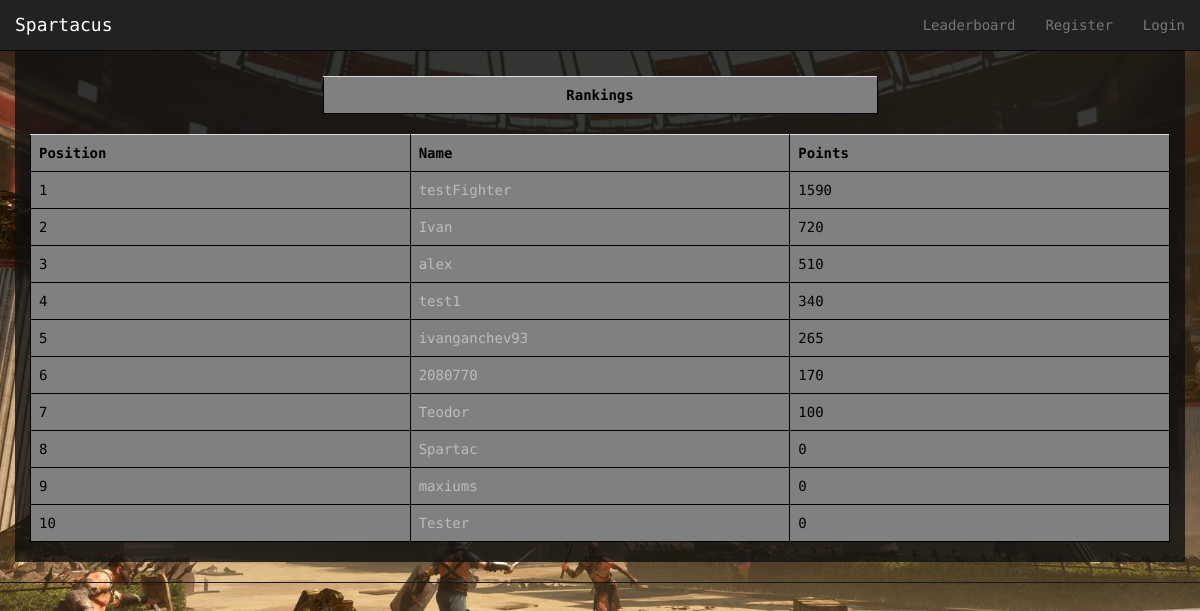
Page /Spartacus/leaderboard/ on the earlier database version.
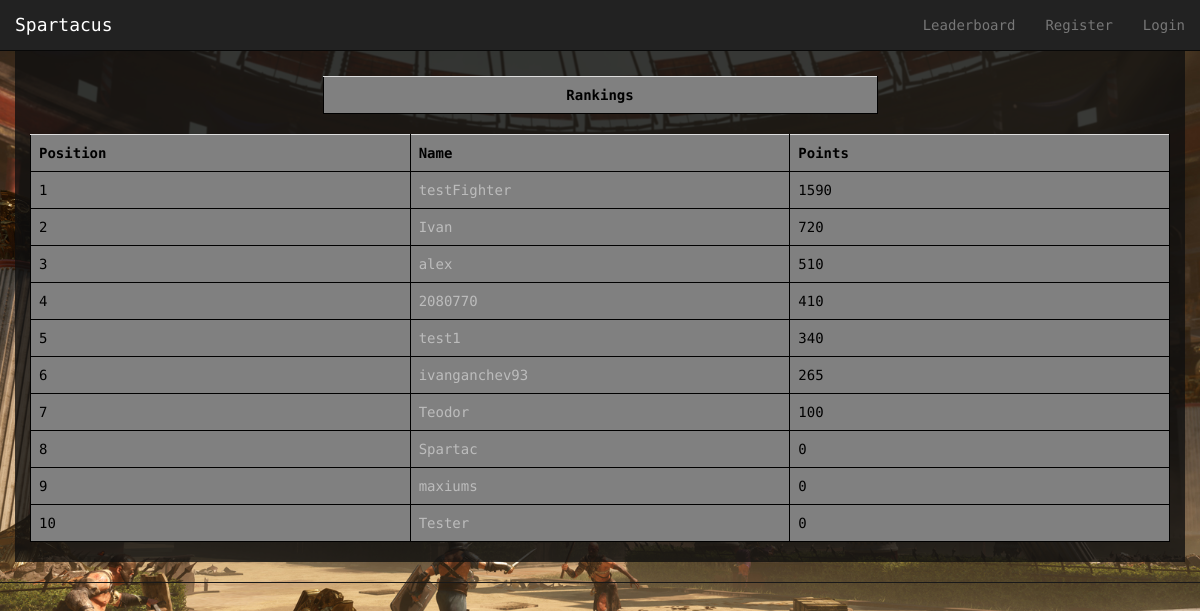
Same page on the later database version.
### Spartacus/models.py (models this page shows, shortened)
class Avatar(models.Model):
    user = models.OneToOneField(User)
    picture = models.ImageField(upload_to='profile_images', blank=True)
    cash = models.IntegerField(default = 1000)
    attack = models.IntegerField(default= 10)
    deffence = models.IntegerField(default= 10)
    strength = models.IntegerField(default= 10)
    agility = models.IntegerField(default= 10)
    intelligence = models.IntegerField(default = 10)
    victories = models.IntegerField(default = 0)
    points = models.IntegerField(default = 0) # for ranking...every time a gladiator fights get some amount of points

### Spartacus/views.py (the view)
def leaderboard(request):
    context_dict = {}
    try:
        avatars = Avatar.objects.order_by('-points')[:20]
        context_dict['avatars'] = avatars
    except:
        print "Query fail leaderboard"
    return render(request, 'Spartacus/leaderboard.html', context_dict)

### templates/Spartacus/leaderboard.html (shortened to what this page needs)
{% extends 'Spartacus/base.html' %}
{% load staticfiles %}
{% block body_block %}
<div class="container">
	<div class="row" id="split">
	</div>
	<div class="row">
		<div class="col-xs-12">
			<div class="row">
				<div class="col-xs-6 col-xs-offset-3">
					<table class="table">
						<th style="text-align: center">Rankings</th>
					</table>
				</div>
			</div>
			<table class="table">
				<th>Position</th>
				<th>Name</th>
				<th>Points</th>
				{% for avatar in avatars %}
					<tr id="rank">
					<td></td>
					<td><a href="{% url 'avatar_view' avatar.user.username %}">{{ avatar.user.username}} </a></td>
					<td>{{avatar.points}}</td>
					</tr>
				{% endfor %}
			</table>
		</div>
	</div>
</div>
{% endblock %}

Differences in the rows shown:
changed Avatar (number 4 of 10 on the later page): points "170" → "410"; moves up the list
